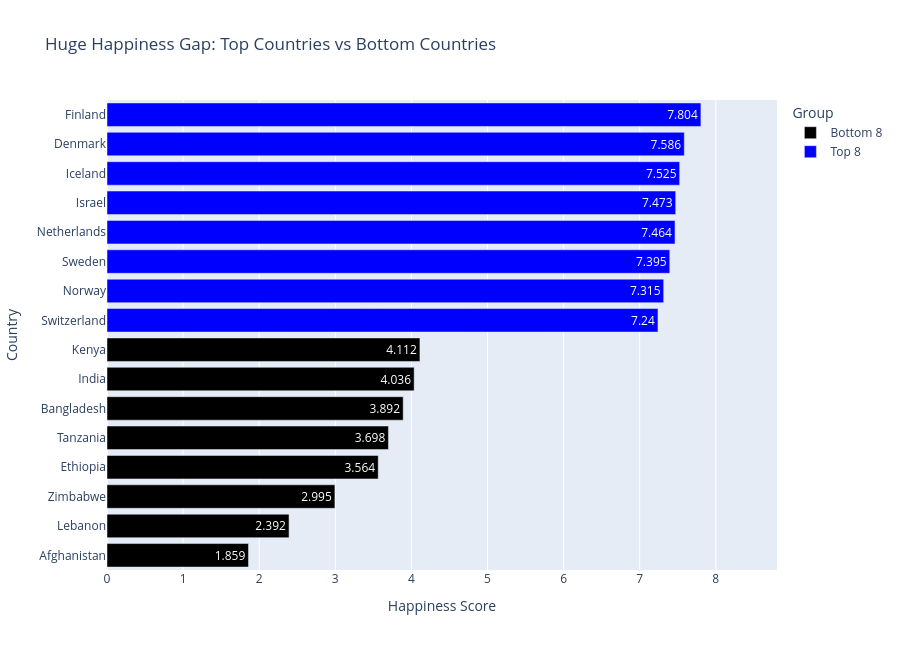

Notebook code for this chart:
### Code cell
fig = px.bar(
    combined,
    x='Happiness_Score',
    y='Country',
    color='Group',
    orientation='h',
    text='Happiness_Score',
    height=650,
    title='Huge Happiness Gap: Top Countries vs Bottom Countries',
    color_discrete_map={
        'Top 8': 'blue',
        'Bottom 8': 'black'
    }
)

fig.update_layout(
    xaxis_title='Happiness Score',
    yaxis_title='Country',
    xaxis=dict(range=[0, combined['Happiness_Score'].max() + 1])
)

fig.show()

### Figure 1 — Plotly figure (JSON) as saved in the notebook; plotly's stock layout.template omitted (floating-point values rounded to 4 significant figures)
{"data": [{"hovertemplate": "Group=Bottom 8<br>Happiness_Score=%{text}<br>Country=%{y}<extra></extra>", "legendgroup": "Bottom 8", "marker": {"color": "black", "pattern": {"shape": ""}}, "name": "Bottom 8", "orientation": "h", "showlegend": true, "text": [1.859, 2.392, 2.995, 3.564, 3.698, 3.892, 4.036, 4.112], "textposition": "auto", "type": "bar", "x": [1.859, 2.392, 2.995, 3.564, 3.698, 3.892, 4.036, 4.112], "xaxis": "x", "y": ["Afghanistan", "Lebanon", "Zimbabwe", "Ethiopia", "Tanzania", "Bangladesh", "India", "Kenya"], "yaxis": "y"}, {"hovertemplate": "Group=Top 8<br>Happiness_Score=%{text}<br>Country=%{y}<extra></extra>", "legendgroup": "Top 8", "marker": {"color": "blue", "pattern": {"shape": ""}}, "name": "Top 8", "orientation": "h", "showlegend": true, "text": [7.24, 7.315, 7.395, 7.464, 7.473, 7.525, 7.586, 7.804], "textposition": "auto", "type": "bar", "x": [7.24, 7.315, 7.395, 7.464, 7.473, 7.525, 7.586, 7.804], "xaxis": "x", "y": ["Switzerland", "Norway", "Sweden", "Netherlands", "Israel", "Iceland", "Denmark", "Finland"], "yaxis": "y"}], "layout": {"barmode": "relative", "height": 650, "legend": {"title": {"text": "Group"}, "tracegroupgap": 0}, "title": {"text": "Huge Happiness Gap: Top Countries vs Bottom Countries"}, "xaxis": {"anchor": "y", "domain": [0, 1], "range": [0, 8.804], "title": {"text": "Happiness Score"}}, "yaxis": {"anchor": "x", "domain": [0, 1], "title": {"text": "Country"}}}}
